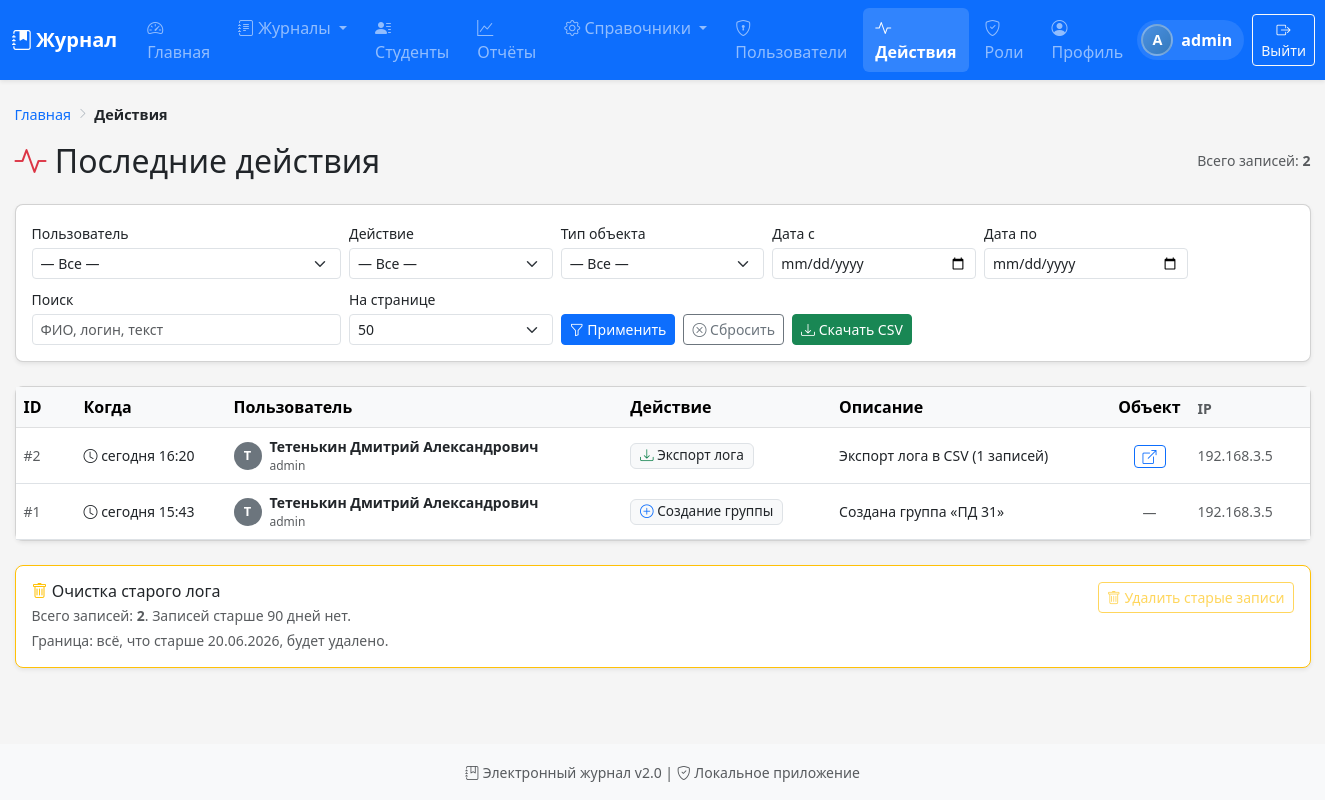
Before: /activity (signed in) with the older database file.
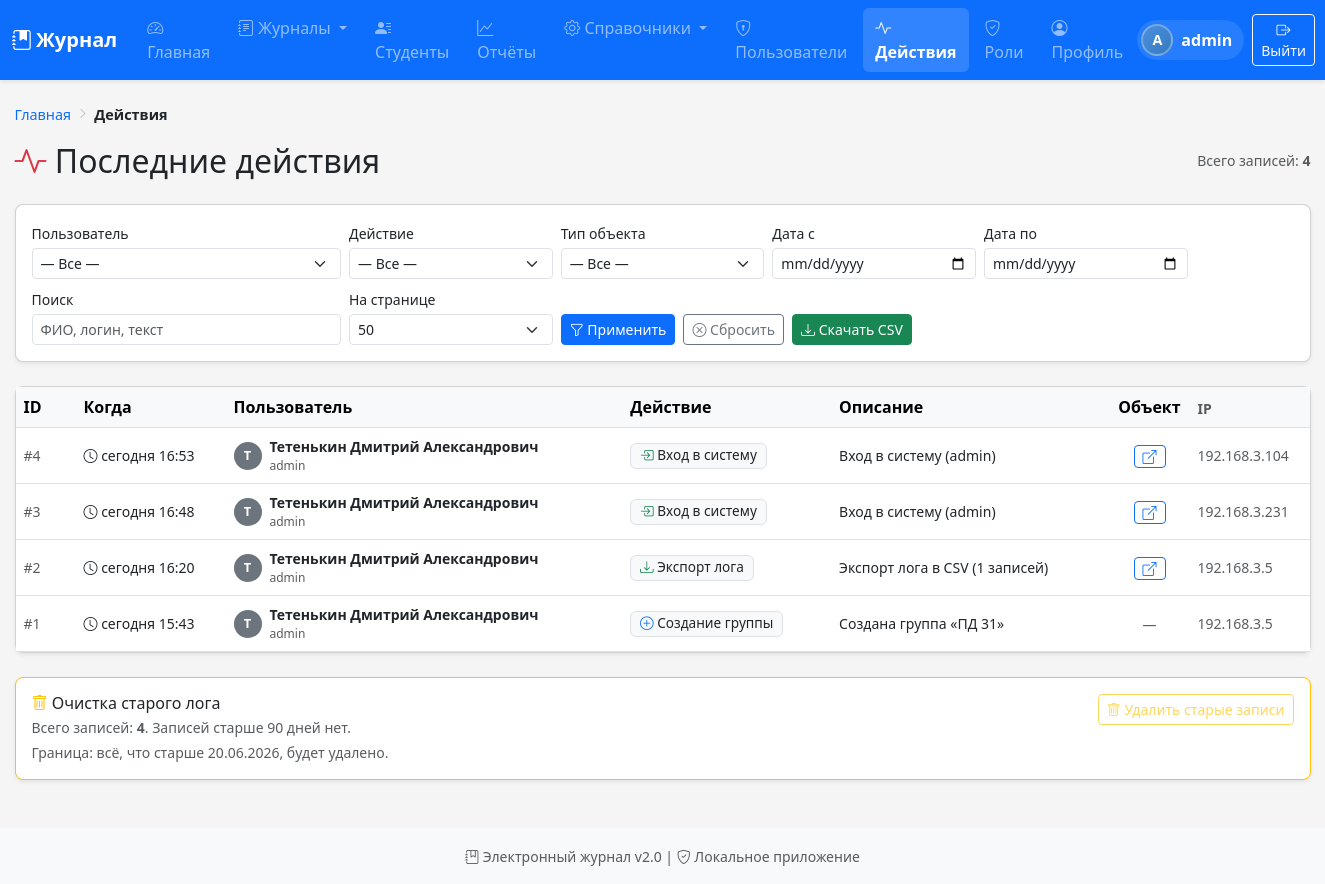
After: the same page with the newer database file.
### tables this page shows
CREATE TABLE activity_log (
                    id INTEGER PRIMARY KEY AUTOINCREMENT,
                    user_id INTEGER,
                    action TEXT NOT NULL,
                    description TEXT,
                    target_type TEXT,
                    target_id INTEGER,
                    ip TEXT,
                    created_at TEXT NOT NULL,
                    FOREIGN KEY (user_id) REFERENCES users(id) ON DELETE SET NULL
                );

CREATE TABLE user_profiles (
            id INTEGER PRIMARY KEY AUTOINCREMENT,
            user_id INTEGER UNIQUE NOT NULL,
            full_name TEXT NOT NULL DEFAULT '',
            phone TEXT DEFAULT '',
            FOREIGN KEY (user_id) REFERENCES users(id) ON DELETE CASCADE
        );

CREATE TABLE users (
            id INTEGER PRIMARY KEY AUTOINCREMENT,
            username TEXT UNIQUE NOT NULL,
            password_hash TEXT NOT NULL
        , teacher_id INTEGER);

### routes.py (the view)
@main_bp.route('/activity')
@login_required
def activity_log_page():
    uid = session['user_id']
    if not Permission.has_permission(uid, 'manage_users'):
        flash('Недостаточно прав', 'danger')
        return redirect(url_for('main.dashboard'))
    filters = _parse_activity_filters()
    page = request.args.get('page', 1, type=int)
    per_page = request.args.get('per_page', 50, type=int)
    if per_page not in (20, 50, 100, 200):
        per_page = 50
    data = get_activity_filtered(filters, page=page, per_page=per_page)
    all_users = get_unique_users()
    all_actions = get_unique_actions()
    all_target_types = get_unique_target_types()
    cleanup_stats = get_old_activity_stats(days=90)
    return render_template(
        'activity.html',
        data=data,
        filters=filters,
        all_users=all_users,
        all_actions=all_actions,
        all_target_types=all_target_types,
        action_labels=ACTION_LABELS,
        target_type_labels=TARGET_TYPE_LABELS,
        cleanup_stats=cleanup_stats,
        per_page=per_page,
    )

### activity.py (called while the page is built)
def get_unique_actions():
    conn = get_db()
    try:
        rows = conn.execute("SELECT DISTINCT action FROM activity_log ORDER BY action").fetchall()
    finally:
        conn.close()
    return [r['action'] for r in rows]

def get_unique_users():
    conn = get_db()
    try:
        rows = conn.execute('''
            SELECT DISTINCT al.user_id, u.username, up.full_name
            FROM activity_log al
            LEFT JOIN users u ON al.user_id = u.id
            LEFT JOIN user_profiles up ON u.id = up.user_id
            WHERE al.user_id IS NOT NULL
            ORDER BY up.full_name, u.username
        ''').fetchall()
    finally:
        conn.close()
    return [dict(r) for r in rows]

def get_unique_target_types():
    conn = get_db()
    try:
        rows = conn.execute(
            "SELECT DISTINCT target_type FROM activity_log "
            "WHERE target_type IS NOT NULL ORDER BY target_type"
        ).fetchall()
    finally:
        conn.close()
    return [r['target_type'] for r in rows]

### models.py (called while the page is built)
def get_db():
    conn = sqlite3.connect(Config.DATABASE)
    conn.row_factory = sqlite3.Row
    conn.execute("PRAGMA foreign_keys = ON")
    return conn

### templates/activity.html (shortened to what the changed rows need)
{% extends "base.html" %}
{% from "_breadcrumbs.html" import breadcrumbs %}
{% block breadcrumbs %}
    {{ breadcrumbs([
        ('Главная', url_for('main.dashboard')),
        ('Действия', None),
    ]) }}
{% endblock %}
{% block content %}
<div class="d-flex flex-wrap justify-content-between align-items-center mb-4 gap-2">
    <h2 class="mb-0">
        <i class="bi bi-activity text-danger"></i>
        Последние действия
    </h2>
    <div class="text-muted small">
        Всего записей: <strong>{{ data.total }}</strong>
    </div>
</div>
                {% set export_query = [] %}
                {% if filters.user_id %}{% set _ = export_query.append('user_id=' ~ filters.user_id) %}{% endif %}
                {% if filters.action %}{% set _ = export_query.append('action=' ~ filters.action) %}{% endif %}
                {% if filters.target_type %}{% set _ = export_query.append('target_type=' ~ filters.target_type) %}{% endif %}
                {% if filters.date_from %}{% set _ = export_query.append('date_from=' ~ filters.date_from) %}{% endif %}
                {% if filters.date_to %}{% set _ = export_query.append('date_to=' ~ filters.date_to) %}{% endif %}
                {% if filters.search %}{% set _ = export_query.append('search=' ~ filters.search) %}{% endif %}
{% if data['items'] %}
<div class="card shadow-sm mb-4">
    <div class="table-responsive">
        <table class="table table-hover align-middle mb-0">
            <thead class="table-light">
                <tr>
                    <th style="width: 60px;">ID</th>
                    <th style="width: 150px;">Когда</th>
                    <th>Пользователь</th>
                    <th>Действие</th>
                    <th>Описание</th>
                    <th class="text-center" style="width: 80px;">Объект</th>
                    <th class="text-muted small" style="width: 120px;">IP</th>
                </tr>
            </thead>
            <tbody>
            {% for a in data['items'] %}
                <tr>
                    <td class="text-muted small">#{{ a.id }}</td>
                    <td class="text-nowrap small">
                        <i class="bi bi-clock"></i>
                        {{ a.created_at_human }}
                    </td>
                    <td>
                        <div class="d-flex align-items-center gap-2">
                            <div class="rounded-circle bg-secondary text-white d-flex align-items-center justify-content-center flex-shrink-0"
                                 style="width:28px; height:28px; font-size:0.8rem; font-weight:700;">
                                {{ a.display_name[0]|upper if a.display_name else '?' }}
                            </div>
                            <div>
                                <div class="fw-semibold small">{{ a.display_name }}</div>
                                {% if a.username and a.username != a.display_name %}
                                    <div class="text-muted" style="font-size:0.75rem;">{{ a.username }}</div>
                                {% endif %}
                            </div>
                        </div>
                    </td>
                    <td>
                        <span class="badge bg-light text-dark border small">
                            {% if a.action == 'login' %}
                                <i class="bi bi-box-arrow-in-right text-success"></i>
                            {% elif a.action == 'logout' %}
                                <i class="bi bi-box-arrow-right text-secondary"></i>
                            {% elif a.action.startswith('add_') %}
                                <i class="bi bi-plus-circle text-primary"></i>
                            {% elif a.action.startswith('edit_') or a.action.startswith('set_') or a.action == 'assign_journals' %}
                                <i class="bi bi-pencil-square text-warning"></i>
                            {% elif a.action.startswith('delete_') %}
                                <i class="bi bi-x-circle text-danger"></i>
                            {% elif a.action == 'profile_edit' or a.action == 'password_change' %}
                                <i class="bi bi-person-badge text-info"></i>
                            {% elif a.action == 'import_students' %}
                                <i class="bi bi-upload text-primary"></i>
                            {% elif a.action == 'activity_export' %}
                                <i class="bi bi-download text-success"></i>
                            {% elif a.action == 'activity_cleanup' %}
                                <i class="bi bi-trash text-danger"></i>
                            {% else %}
                                <i class="bi bi-dot text-muted"></i>
                            {% endif %}
                            {{ action_labels.get(a.action, a.action) }}
                        </span>
                    </td>
                    <td class="small">{{ a.description or '—' }}</td>
                    <td class="text-center">
                        {% if a.target_url %}
                            <a href="{{ a.target_url }}" class="btn btn-sm btn-outline-primary py-0 px-2"
                               title="Перейти к объекту">
                                <i class="bi bi-box-arrow-up-right"></i>
                            </a>
                        {% else %}
                            <span class="text-muted small">—</span>
                        {% endif %}
                    </td>
                    <td class="text-muted small">{{ a.ip or '—' }}</td>
                </tr>
            {% endfor %}
            </tbody>
        </table>
    </div>
</div>
{% else %}
<div class="alert alert-info">
    <i class="bi bi-info-circle"></i>
    Записей по заданным фильтрам не найдено.
    <a href="{{ url_for('main.activity_log_page') }}" class="alert-link">Сбросить фильтры</a>
</div>
{% endif %}
<div class="card shadow-sm mt-4 border-warning">
    <div class="card-body">
        <div class="d-flex flex-wrap justify-content-between align-items-start gap-3">
            <div>
                <div class="text-muted small">
                    Всего записей: <strong>{{ cleanup_stats.total }}</strong>.
                    {% if cleanup_stats.old_count > 0 %}
                        Старше 90 дней: <strong class="text-danger">{{ cleanup_stats.old_count }}</strong>
                        (самая старая — {{ cleanup_stats.oldest_date }}).
                    {% else %}
                        Записей старше 90 дней нет.
                    {% endif %}
                </div>
            </div>
        </div>
    </div>
</div>
{% endblock %}

Changed rows visible on the page:
added activity_log: id "4", created_at_human "сегодня 16:53", full_name "Т", display_name "Тетенькин Дмитрий Александрович", username "admin", get "Вход в систему", description "Вход в систему (admin)", ip "192.168.3.104"
added activity_log: id "3", created_at_human "сегодня 16:48", full_name "Т", display_name "Тетенькин Дмитрий Александрович", username "admin", get "Вход в систему", description "Вход в систему (admin)", ip "192.168.3.231"
Other visible differences:
{{ data.total }}: "2" → "4"
{{ cleanup_stats.total }}: "2" → "4"
